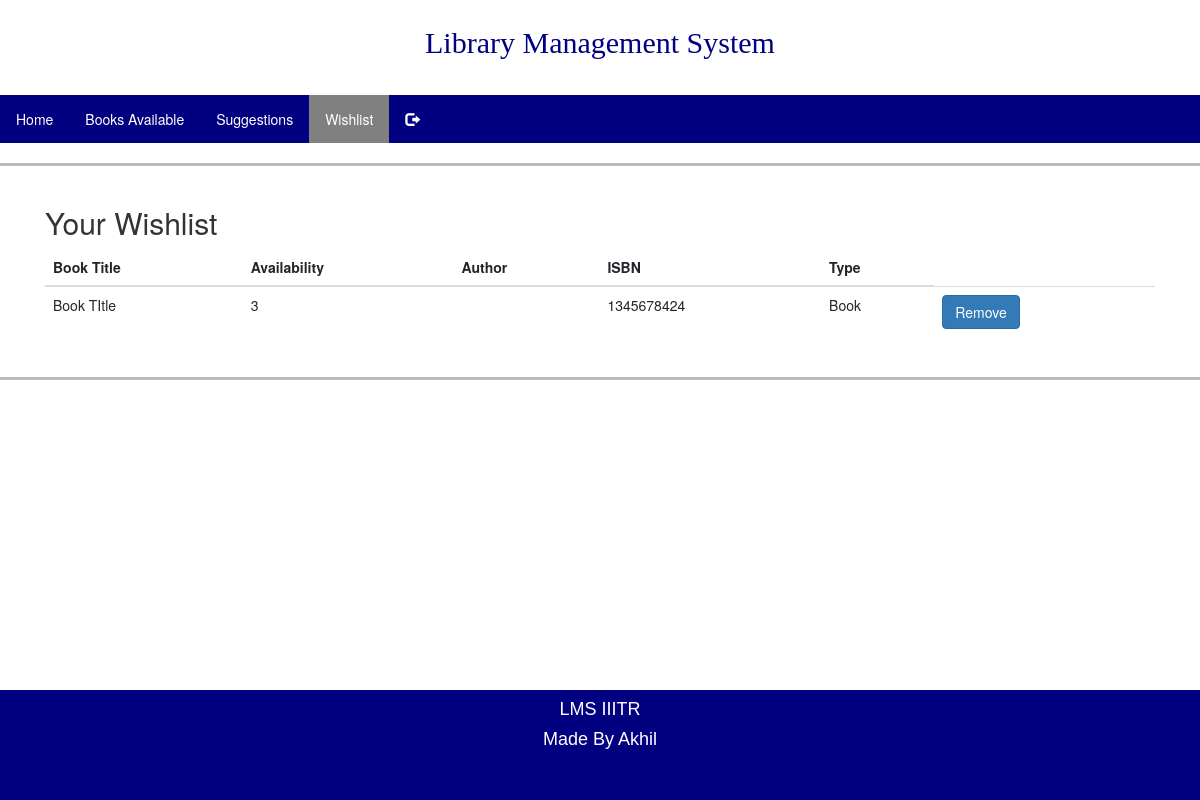
/book/wishlist/ (signed in), run on the app's committed database.
### oauth_app/models.py (models this page shows, shortened)
class Book(models.Model):
    BOOK_CHOICES = (
        ('Book', 'Book'),
        ('Journal', 'Journal'),
        ('Thesis', 'Thesis'),
    )
    title = models.CharField(max_length=200)
    Type = models.CharField(max_length=50,choices=BOOK_CHOICES,default='Book')
    category = models.CharField(max_length=50,blank=True)
    price = models.PositiveIntegerField()
    availability = models.PositiveIntegerField()
    ISBN = models.CharField(max_length=50,default="NULL",verbose_name='ISBN/ISSN')
    image = models.URLField(max_length=1000,default = '')
    student = models.ManyToManyField(Profile,through='IssueBook',related_name='books')
    categoryaddr = models.ManyToManyField(Category,related_name="categories",verbose_name='Categories')
    authoraddr = models.ManyToManyField(Author,related_name="authors",verbose_name='Authors')
    students_interested = models.ManyToManyField(Profile,related_name="interest",blank=True)

### oauth_app/views.py (the view)
# urls.py: path("book/wishlist/", views.see_wishlist,name='see_wishlist'),
@login_required
@never_cache
def see_wishlist(request):
    Profile_Id = Profile.objects.get(user = request.user)
    Wishlist = Profile_Id.interest.all()
    for book in Wishlist:
        book.AuthorName = book.authoraddr.all()
    return render(request,'oauth_app/wishlist.html',{'wishlist':Wishlist,'Profile':Profile_Id})

### oauth_app/templates/oauth_app/wishlist.html (shortened to what this page needs)
{% load static %}
<!DOCTYPE html>
<html>
    <head>
  <link rel="stylesheet" type = 'text/css' href="{% static 'oauth_app/bookstyle.css' %}" />
  <link rel="stylesheet" href="https://cdnjs.cloudflare.com/ajax/libs/font-awesome/4.7.0/css/font-awesome.min.css">
  <link rel="stylesheet" href="https://stackpath.bootstrapcdn.com/bootstrap/4.4.1/css/bootstrap.min.css">
  <link rel="stylesheet" href="https://maxcdn.bootstrapcdn.com/bootstrap/3.4.1/css/bootstrap.min.css">
    </head>
    <body>
      <div class ="d-flex flex-column min-vh-100" >
        <div class="'flex-fill">
        <div class="navbar ">
            <div><h2 class="titlecolor sizing">Library Management System</h2></div>
        </div>
          <ul>
            <li><a  href="{% url 'books:homepage' %}">Home</a></li>
            <li><a href="{% url 'books:avail_books'%}">Books Available</a></li>
            <li><a href="{% url 'books:Suggestionfunc'%}">Suggestions</a></li>
            <li><a class="active" href="{% url 'books:see_wishlist' %}">Wishlist</a></li>
            <li> <a href="/logout"  style=" background-color:navy">
              <span class="glyphicon glyphicon-log-out"></span>
            </a></li>
          </ul>
        <hr class="solid">
        <div class = "container">
            <h2>Your Wishlist</h2>
            {% if wishlist %}
            <table class="table table-hover">
            <thead>
                <tr>
                  <th>Book Title</th>
                  <th>Availability</th>
                  <th>Author</th>
                  <th>ISBN</th>
                  <th>Type</th>
                </tr>
            </thead>
            <tbody>
        {% for Books in wishlist %}
         <form action="{%url 'books:remove-book-wl' Books.pk %}" method="POST">
            <tr>
            <td> {{Books.title}}</td>
            <td>{{Books.availability}}</td>
            <td></td>
            <td>{{Books.ISBN}}</td>
            <td>{{Books.Type}}</td>
             <td><input type= "submit" class="btn btn-primary" value="Remove"></td>
             </form>
        {% endfor %}
    </tbody>
    </table>
    {% else  %}
    <div style="text-align: center;font-weight: bold;color: black;">
      <h3>No Items in wishlist</h3>
      </div>
      {% endif %}
    </div>
    <hr class="solid">
  </div>
    <div class="footer  mt-auto">
      <h4 class="center">LMS IIITR </h4>
      <h4 class="center">Made By Akhil </h4>
      <br>
      <br>
      </div>
    </div>
    </body>
</html>

### oauth_app/static/oauth_app/bookstyle.css (style rules this page uses)
.navbar { padding: 0.5rem; background-color: white; display: flex; justify-content: space-evenly; align-items: center; overflow: hidden; }
.titlecolor { color: navy; font-size: 3rem; font-family: bold; }
.footer { background-color: navy; color: white; text-align: center; }
ul { list-style-type: none; margin: 0; padding: 0; overflow: hidden; background-color: navy; }
li { float: left; }
li a { display: block; color: white; text-align: center; padding: 14px 16px; text-decoration: none; }
.active { background-color: grey; }
.center { text-align: center; font-family: Arial, Helvetica, sans-serif; font-size: bold; }
hr.solid { border-top: 3px solid #bbb; }

### data on the page
Book: title "Book TItle", availability "3", ISBN "1345678424", Type "Book"
